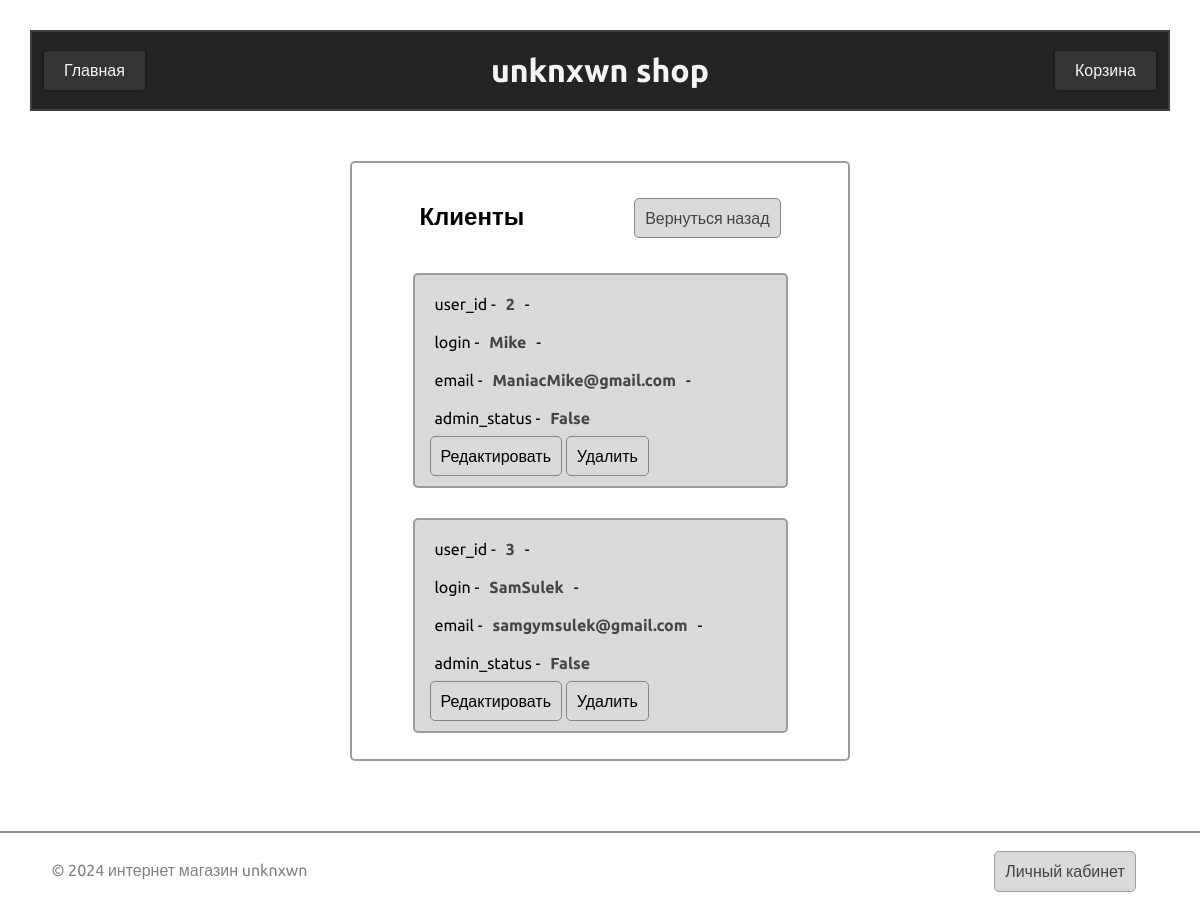
Page /users (signed in) on the earlier database version.
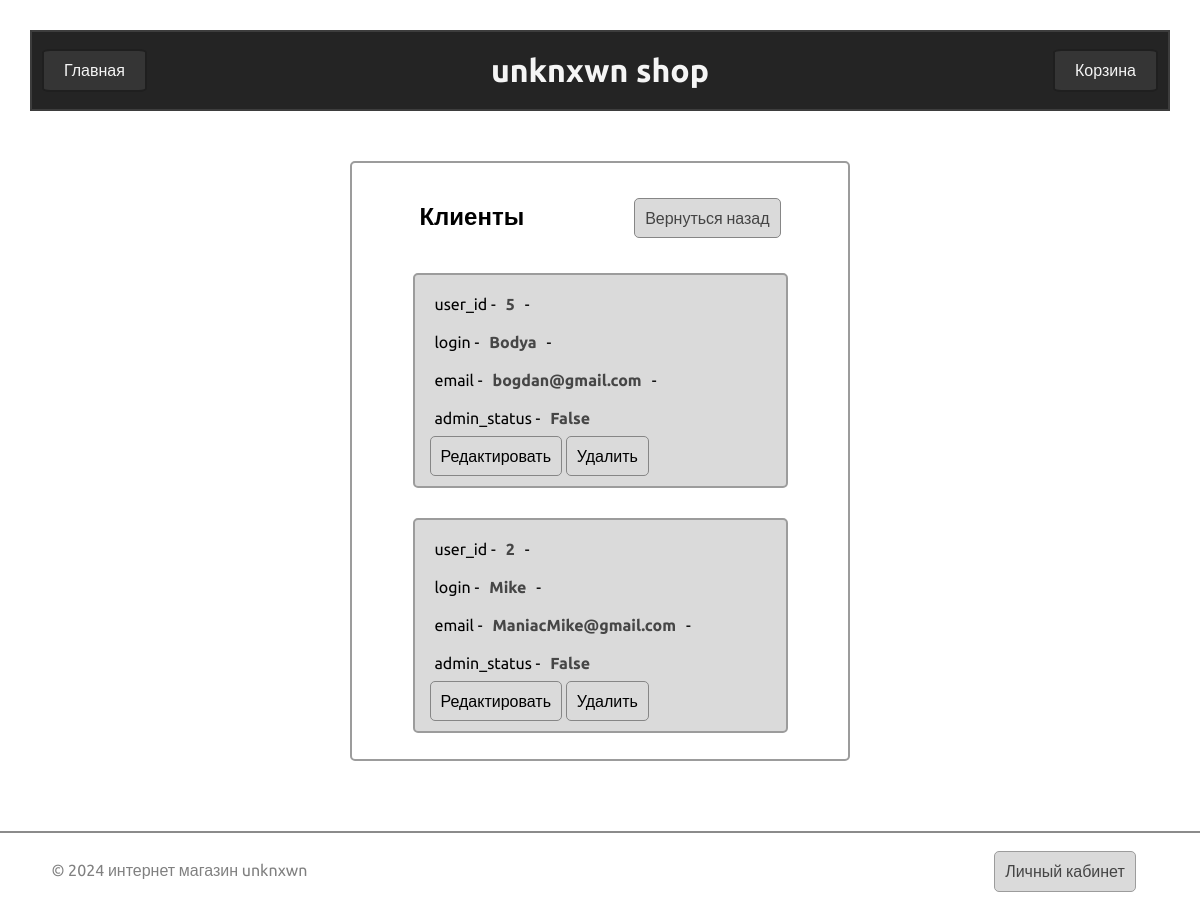
Same page on the later database version.
### models.py (models this page shows, shortened)
class User (db.Model, UserMixin):
    id = db.Column(db.Integer, primary_key=True)
    login = db.Column(db.String(128), nullable=False, unique=True)
    password = db.Column(db.String(255), nullable=False)
    email = db.Column(db.String(255), nullable=False)
    admin = db.Column(db.Boolean, nullable=False, default=False)

### routes.py (the view)
@app.route('/users', methods=["GET", "POST"])
@login_required
def users():
    users = User.query.order_by(User.login).all()
    if current_user.admin == False:
        return 'Sorry, you have not special access for that page'
    else:
        return render_template('users.html', users=users)

### __init__.py (called while the page is built)
@app.before_request
def create_tables():
     db.create_all()

### models.py (called while the page is built)
@manager.user_loader
def load_user(id):
    return User.query.get(id)

### routes.py (called while the page is built)
@app.after_request
def redirect_to_signin(response):
    if response.status_code == 401:
        return redirect(url_for('login') + '?next=' + request.url)
    return response

### templates/users.html (shortened to what this page needs)
{% extends "base.html" %}
{% block content %}
<div class="container_auth box_update_bd">
    <h2 class="authnamecon newnameicobd usbd">Клиенты</h2>
    <a href="{{ url_for('personal') }}" class="auth-register-btn">Вернуться назад</a>
    <div class="bd_box_of_goods">
        {% if users %}
            {% for el in users %}
            <div class="goods">
                <p>user_id -<strong>{{ el.id }}</strong>-</p>
                <p>login -<strong>{{ el.login }}</strong>-</p>
                <p>email -<strong>{{ el.email }}</strong>-</p>
                <p>admin_status -<strong>{{ el.admin }}</strong></p>
                <p>
                {% if el.login != current_user.login %}
                    <a href="/users/{{ el.id }}/edit" class="completebtn">Редактировать</a>
                    <a href="/users/{{ el.id }}/delete" class="completebtn">Удалить</a>
                {% endif %}
                </p>
            </div>
            {% endfor %}
        {% else %}
            <div class="goods goodscenter">
                <p>Пользователей пока не существует :(</p>
            </div>
        {% endif %}
    </div>
</div>
<div class="section-separator-figure"></div>
{% endblock content %}

### templates/base.html (shortened to what this page needs)
<!DOCTYPE html>
<html lang="en">
{% block head %}
    <head>
        <link rel="stylesheet" href="{{ url_for('static', filename='style.css') }}">
    </head>
{% endblock head %}
<body>
    <main>
        {% block header%}
        <div class="headdiv">
            <div class="buttons_headdiv"><a href="{{ url_for('index') }}">Главная</a></div>
            <h1 class="headdiv_name">unknxwn shop</h1>
            <div class="buttons_headdiv"><a href="{{ url_for('order') }}">Корзина</a></div>
        </div>
        {% endblock header%}
            {% block content%}{% endblock content%}
    </main>
{% block footer %}
    <footer class="flex-footer">
        <p class="footer-name">&copy; 2024 интернет магазин unknxwn</p>
        <a href="{{ url_for('personal') }}" class="footer-log">Личный кабинет</a>
    </footer>
{% endblock footer %}
</body>
</html>

### static/style.css (style rules this page uses)
* { margin: 0; box-sizing: border-box; font-family: 'Ubuntu', sans-serif; padding: 10px; }
h1, h2 { text-align: center; }
a { text-decoration: none; }
footer p { color: grey; margin-left: -20px; }
.section-separator-figure { position: absolute; right: 0; width: 100%; border: 1px solid rgb(139, 139, 139); padding: 0; }
.headdiv { display: flex; align-items: center; justify-content: space-between; flex-direction: row; position: sticky; top: 0; z-index: 2; right: 0; width: 100%; background-color: rgb(36, 36, 36); border: 2px solid rgb(61, 61, 61); color: whitesmoke; }
.buttons_headdiv { border: 2px rgb(31, 31, 31) solid; border-radius: 8%; background-color: rgb(53, 53, 53); }
.headdiv a { color: whitesmoke; }
.flex-footer { display: flex; width: 100%; justify-content: space-between; }
.footer-name { margin-left: 1%; }
.footer-log { margin-right: 3%; color: rgb(68, 68, 68); border: 1px solid rgb(156, 156, 156); border-radius: 5px; background-color: rgb(218, 218, 218); }
.container_auth { margin-top: 50px; margin-left: auto; margin-right: auto; display: flex; flex-wrap: wrap; justify-content: center; width: 500px; height: 600px; border: 2px solid rgb(156, 156, 156); border-radius: 5px; overflow:hidden; margin-bottom: 70px; }
.container_auth .authnamecon { margin-left: -130px; height: 40px; margin-top: 20px; }
.auth-register-btn { position: relative; left: 120px; top: 25px; height: 40px; color: rgb(68, 68, 68); border: 1px solid rgb(134, 134, 134); border-radius: 5px; background-color: rgb(218, 218, 218); }
.bd_box_of_goods .goods { border: 2px solid rgb(156, 156, 156); border-radius: 5px; background-color: rgb(218, 218, 218); margin-top: 30px; width: 375px; }
.box_update_bd { overflow-y: scroll; }
.newnameicobd { margin-right: -20px; }
.completebtn { border: 1px solid rgb(134, 134, 134); border-radius: 5px; background-color: rgb(218, 218, 218); color: black; position: relative; right: 5px; }
p strong { color: rgb(70, 70, 70) }

Differences in the rows shown:
no longer on this page (row unchanged): User: id "3", login "SamSulek", email "samgymsulek@gmail.com", admin "False"
added User: id "5", login "Bodya", email "bogdan@gmail.com", admin "False"
